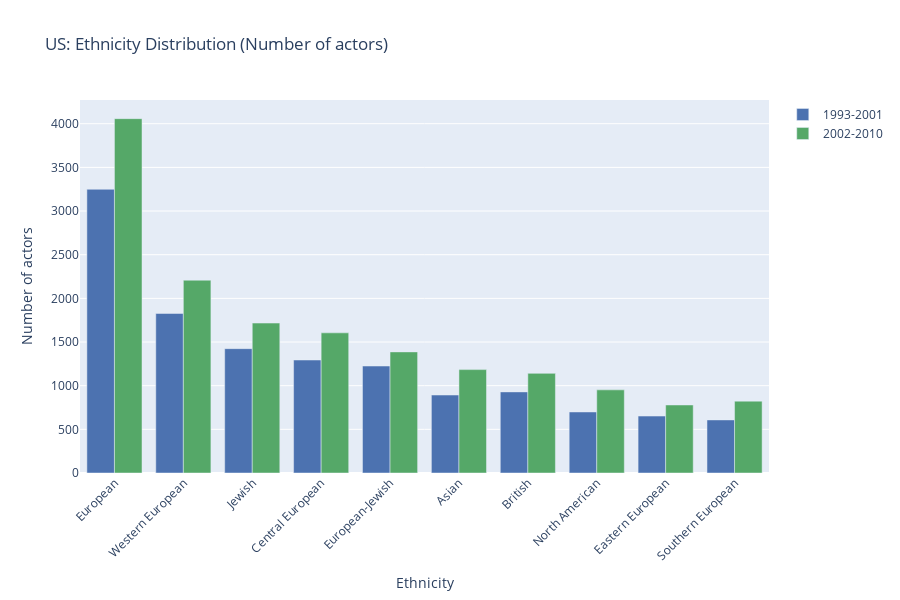

Notebook code cell kept with this figure:
### Code cell
from ipywidgets import interact, IntSlider, Dropdown
import plotly.graph_objects as go
from plotly.subplots import make_subplots

sorted_ethnicities_US = ethnicities_distribution_US.sort_values(by='Occurences', ascending=False)
sorted_ethnicities_ROW = ethnicities_distribution_ROW.sort_values(by='Occurences', ascending=False)

df_US_ = pd.DataFrame({
    'Ethnicity': distribution_1993_2001_US['Ethnicity'],
    '1993-2001': distribution_1993_2001_US['Occurences'],
    '2002-2010': distribution_2002_2010_US['Occurences']
})

df_US_percentage_ = pd.DataFrame({
    'Ethnicity': distribution_1993_2001_US['Ethnicity'],
    '1993-2001': distribution_1993_2001_US['Occurences']/distribution_1993_2001_US['Occurences'].sum(),
    '2002-2010': distribution_2002_2010_US['Occurences']/distribution_2002_2010_US['Occurences'].sum()
})

df_ROW_ = pd.DataFrame({
    'Ethnicity': distribution_1993_2001_ROW['Ethnicity'],
    '1993-2001': distribution_1993_2001_ROW['Occurences'],
    '2002-2010': distribution_2002_2010_ROW['Occurences']
})

df_ROW_percentage_ = pd.DataFrame({
    'Ethnicity': distribution_1993_2001_ROW['Ethnicity'],
    '1993-2001': distribution_1993_2001_ROW['Occurences']/distribution_1993_2001_ROW['Occurences'].sum(),
    '2002-2010': distribution_2002_2010_ROW['Occurences']/distribution_2002_2010_ROW['Occurences'].sum()
})

def update_plot(top_n, location, method):
    if location == 'US':
        top_ethnicities = sorted_ethnicities_US.head(top_n)['Ethnicity']
        data = df_US_percentage_ if method == 'Proportion' else df_US_
    else:
        top_ethnicities = sorted_ethnicities_ROW.head(top_n)['Ethnicity']
        data = df_ROW_percentage_ if method == 'Proportion' else df_ROW_

    # Filter data to include only the top N ethnicities
    filtered_data = data[data['Ethnicity'].isin(top_ethnicities)].copy()

    # Ensure Ethnicity is ordered based on top_ethnicities
    filtered_data['Ethnicity'] = pd.Categorical(
        filtered_data['Ethnicity'], categories=top_ethnicities, ordered=True
    )
    filtered_data = filtered_data.sort_values(by='Ethnicity')

    # Create figure
    fig = make_subplots(rows=1, cols=1)
    fig.add_trace(go.Bar(
        x=filtered_data['Ethnicity'],
        y=filtered_data['1993-2001'],
        name='1993-2001',
        marker_color='#4c72b0'
    ))
    fig.add_trace(go.Bar(
        x=filtered_data['Ethnicity'],
        y=filtered_data['2002-2010'],
        name='2002-2010',
        marker_color='#55a868'
    ))

    # Update layout
    fig.update_layout(
        title=f"{location}: Ethnicity Distribution ({method})",
        xaxis_title="Ethnicity",
        yaxis_title="Proportion" if method == 'Proportion' else "Number of actors",
        barmode='group',
        xaxis_tickangle=-45,
        height=600
    )
    return fig

def interactive_plot(top_n, location, method, updatePlot = 0):

    dumb_variable = 0

    fig = update_plot(top_n, location, method)

    if updatePlot != 0:
        fig.show()
        dumb_variable = 1

    if updatePlot == 0: # remove the plot from the output
        # plot an empty figure
        fig = go.Figure()
        if dumb_variable != 0:
            fig.show()
        


# Use interact with the updated interactive function
interact(
    interactive_plot,
    top_n=IntSlider(min=1, max=30, step=1, value=10, description='Top Ethnicities'),
    location=Dropdown(options=['US', 'Rest of the world'], value='US', description='Location'),
    method=Dropdown(options=['Number of actors', 'Proportion'], value='Number of actors', description='Method')
)

### Figure 1 — Plotly figure (JSON) as saved in the notebook; plotly's stock layout.template omitted (floating-point values rounded to 4 significant figures)
{"data": [{"marker": {"color": "#4c72b0"}, "name": "1993-2001", "type": "bar", "x": ["European", "Western European", "Jewish", "Central European", "European-Jewish", "Asian", "British", "North American", "Eastern European", "Southern European"], "y": [3249, 1827, 1424, 1294, 1225, 893, 929, 699, 652, 608]}, {"marker": {"color": "#55a868"}, "name": "2002-2010", "type": "bar", "x": ["European", "Western European", "Jewish", "Central European", "European-Jewish", "Asian", "British", "North American", "Eastern European", "Southern European"], "y": [4058, 2208, 1717, 1605, 1387, 1184, 1141, 952, 779, 823]}], "layout": {"barmode": "group", "height": 600, "title": {"text": "US: Ethnicity Distribution (Number of actors)"}, "xaxis": {"anchor": "y", "domain": [0, 1], "tickangle": -45, "title": {"text": "Ethnicity"}}, "yaxis": {"anchor": "x", "domain": [0, 1], "title": {"text": "Number of actors"}}}}
